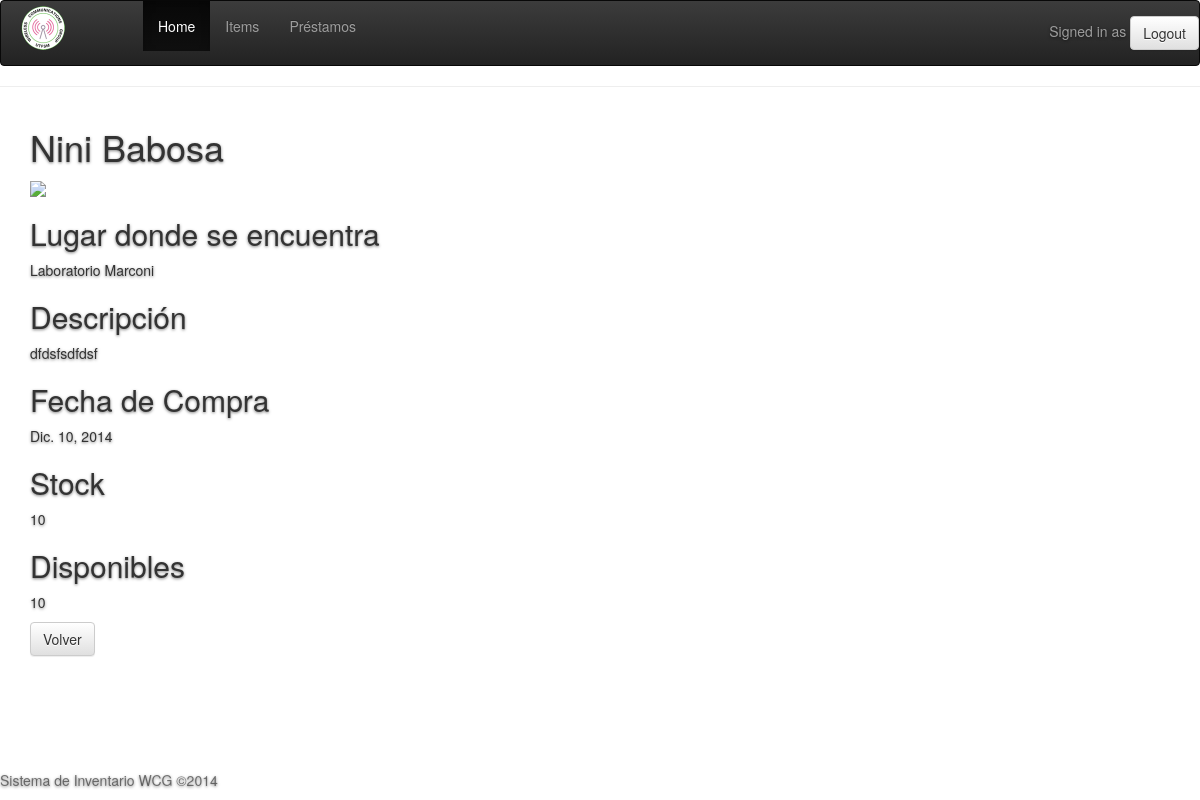
The page /item/7/ on the database its author committed.
### inventory/models.py (models this page shows, shortened)
class Item(models.Model):
	ITEM_TYPE_CHOICES = (
		('Item', 'Item'),
		('Instrument', 'Instrument'),
		('Material', 'Material'),
		('Tool', 'Tool')
	)
	location = models.ForeignKey(Location)
	name = models.CharField(max_length=100)
	description = models.CharField(max_length=100)
	purchase_date = models.DateField()
	stock = models.IntegerField(default=1)
	item_type = models.CharField(max_length=10, choices=ITEM_TYPE_CHOICES, default='Item')
	photo = models.ImageField(upload_to="item_photo", blank=True, null=True)

class Location(models.Model):
	administrator = models.ForeignKey(Administrator)
	name = models.CharField(max_length=100)
	location = models.CharField(max_length=100)
	def __unicode__(self):
		return u"{0}".format(self.name)

### inventory/views/items.py (the view)
# urls.py: url(r'^item/(?P<id_item>[0-9]+)/$'          ,'inventory.views.items.item', name='item_details'),
def item(request, id_item):
	item = get_object_or_404(Item, pk=id_item)
	item.availables = item.stock - Loan.objects.filter(item=item, is_active =True).count()
	return render_to_response('item.html',{'item':item, 'isAdmin':isAdmin(request.user)}, context_instance=RequestContext(request))

### inventory/views/user.py (called while the page is built)
def isAdmin(u):
	''' Identifies if the user is an administrator.
		Use this with user_passes_test decorator
	'''
	if u.is_authenticated():
		return Administrator.objects.filter( user = u).exists()
	else:
		return False

### inventory/templates/item.html (shortened to what this page needs)
{% extends 'base.html' %}
{% block contenido %}
<div class=container>
    <h1>{{item.name|title}}</h1>
    <img src="/media/{{item.photo}}" width="100px">
    <div><h2>Lugar donde se encuentra</h2><p>{{item.location}}</p>
    </div>
    <div><h2>Descripción</h2> <p>{{item.description}}</p>
    </div>
    <div><h2>Fecha de Compra</h2><p>{{item.purchase_date}}</p>
    </div>
    <div><h2>Stock</h2><p>{{item.stock}}</p>
    </div>
    <div><h2>Disponibles</h2><p>{{item.availables}}</p>
    </div>
    <input id="backbutton" class="btn btn-default" type="button" value="Volver"/>
</div>
{% endblock %}

### inventory/static/css/base.css (style rules this page uses)
.btn-default, .btn-default:hover, .btn-default:focus { color: #333; text-shadow: none; background-color: #fff; border: 1px solid #fff; }
html,body { height: 100%; }
body { color: #000; text-align: left; text-shadow: 0 1px 3px rgba(0,0,0,.5); }

### rows shown on the page
Item: name "Nini Babosa", location "Laboratorio Marconi", description "dfdsfsdfdsf", purchase_date "Dic. 10, 2014", stock "10", availables "10"
